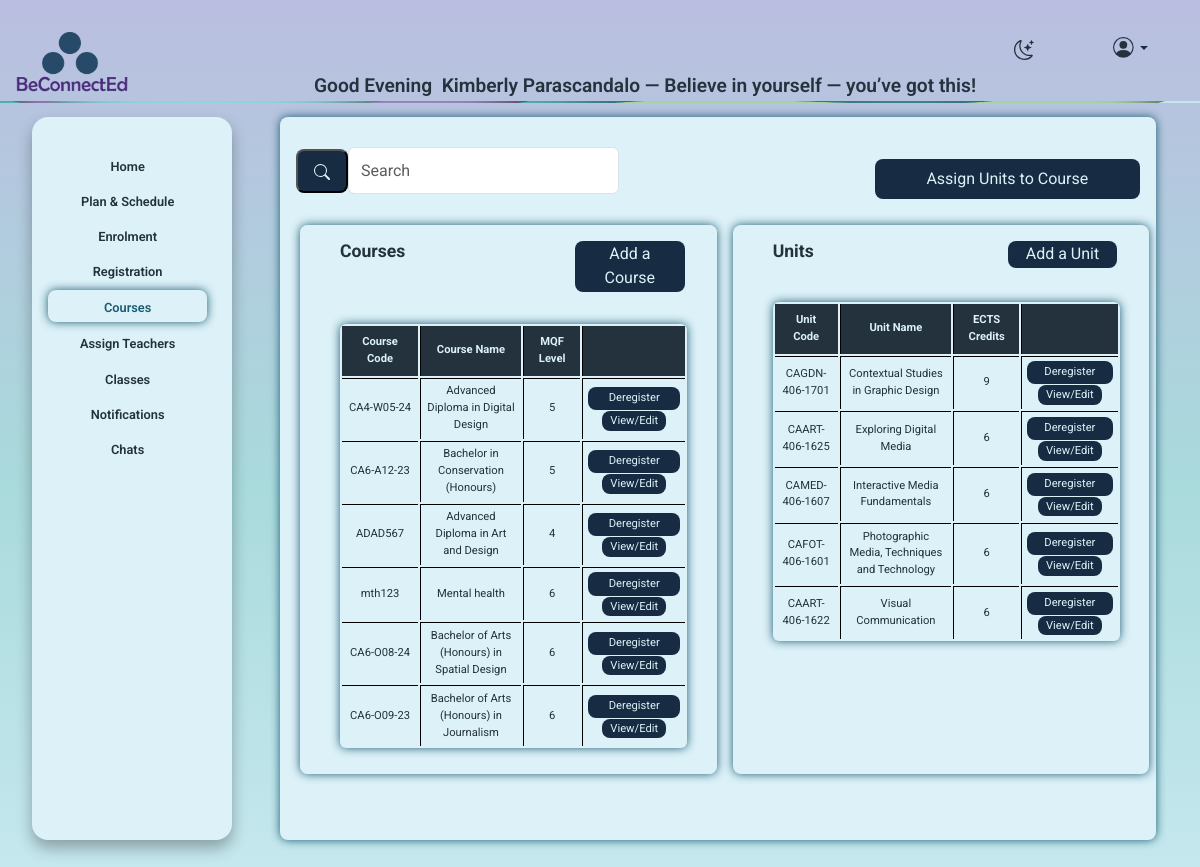
/courses_admin.php (signed in), run on the app's committed database.
### tables this page shows
CREATE TABLE `course` (
  `course_id` int(11) NOT NULL,
  `course_name` varchar(255) DEFAULT NULL,
  `course_code` varchar(100) DEFAULT NULL,
  `institute_id` int(11) DEFAULT NULL,
  `is_active` tinyint(1) NOT NULL,
  `MQF_Level` int(50) DEFAULT NULL,
  `credits` int(50) NOT NULL,
  `duration` varchar(50) NOT NULL,
  `course_description` text NOT NULL
);

CREATE TABLE `unit` (
  `unit_id` int(11) NOT NULL,
  `unit_name` varchar(255) DEFAULT NULL,
  `unit_code` varchar(100) DEFAULT NULL,
  `course_id` int(11) DEFAULT NULL,
  `ects_credits` int(11) DEFAULT NULL,
  `unit_description` text NOT NULL,
  `is_active` int(11) NOT NULL,
  `unit_duration` varchar(50) NOT NULL
);

### includes/functions.php (called while the page is built, shortened)
<?PHP
function getCourses($conn){
   $sql = "SELECT course.*, institute.institute_name
            FROM course
            Left JOIN institute ON course.institute_id = institute.institute_id";
$stmt = mysqli_stmt_init($conn);
if(!mysqli_stmt_prepare($stmt, $sql)) {
    exit();
}
mysqli_stmt_execute($stmt);
$result = mysqli_stmt_get_result($stmt);
return $result;
}
function getUnits($conn){
   $sql = "SELECT * FROM unit";
$stmt = mysqli_stmt_init($conn);
if(!mysqli_stmt_prepare($stmt, $sql)) {
    exit();
}
mysqli_stmt_execute($stmt);
$result = mysqli_stmt_get_result($stmt);
return $result;
}

### courses_admin.php (the view, shortened to what this page needs)
<?php
include "includes/nav.php";
?>
<div class="container-fluid">
  <div class="row">
      <div class="col-lg-2 col-md-3 p-0">
          <?php include 'includes/menuadmin.php'; ?>
      </div>
<div class="col-1"></div>
  <div class="col-lg-9 col-md-8 col-sm-12">
      <div class="row">
        <div class="col-12">
            <div class="form_bg4 mb-4">
                <div class="row align-items-center">
                    <div class="col-lg-5 col-md-6 col-sm-12">
                        <form class="d-flex">
                            <button class="search_button btn-outline-success my-3" type="submit">
                                <svg xmlns="http://www.w3.org/2000/svg" width="16" height="16"
                                     fill="currentColor" class="bi bi-search" viewBox="0 0 16 16">
                                    <path d="M11.742 10.344a6.5 6.5 0 1 0-1.397 1.398h-.001q.044.06.098.115l3.85 3.85a1 1 0 0 0 1.415-1.414l-3.85-3.85a1 1 0 0 0-.115-.1zM12 6.5a5.5 5.5 0 1 1-11 0 5.5 5.5 0 0 1 11 0"/>
                                </svg>
                            </button>
                            <input class="form-control" type="search" placeholder="Search">
                        </form>
                    </div>
                    <div class="col-lg-4 col-md-4 col-sm-12 text-end ">
                    <button type="button" class="btn button" data-bs-toggle="modal" data-bs-target="#assignUnitsModal">
                    Assign Units to Course
                    </button>
                    </div>
<div class="form_bg2">
    <div class="row align-items-center">
<div class="row">
  <div class="col-lg-8 col-md-8 col-sm-12">
    <h2 class=" form_title2">Courses</h2>
  </div>
  <div class="col-lg-4">
    <a class="button6"  href="add_course.php">Add a Course</a>
  </div>
</div>
<div class="col-lg-11 col-md-11 col-sm-12">
<table class="table_admin"  >
  <tr>
    <th>Course Code</th>
    <th>Course Name</th >
    <th>MQF Level</th >
     <th></th>
  </tr>
  <?php
  $result = getCourses($conn);
  while($row = mysqli_fetch_assoc($result)){
  echo '<tr>';
  echo '<td>' .($row['course_code']) . '</td>';
echo '<td>' . ($row['course_name']) . '</td>';
echo '<td>' . ($row['MQF_Level']) . '</td>';
echo '<td class="text-center">';
echo '
<span  type="button" class="button4" data-bs-toggle="modal" data-bs-target="#confirmModal"
    data-type="course"
    data-id="' . (int)$row['course_id'] . '"
    data-action="' . ($row['is_active'] ? 'deactivate' : 'activate') . '">
    ' . ($row['is_active'] ? 'Deregister' : 'Register') . '
</span>';
echo '<a href="edit_course.php?course_id=' . $row['course_id'] . '" class="button4">View/Edit</a>';
echo '</td>';
echo '</tr>';
}
  ?>
</table>
</div>
        </div>
            </div>
<div class="form_bg2">
  <div class="row align-items-center">
   <div class="row">
  <div class="col-lg-8 .col-md-8 .col-sm-12">
    <h2 class=" form_title2">Units</h2>
  </div>
  <div class="col-lg-4 ">
    <a class="button6"  href="add_unit.php">Add a Unit</a>
  </div>
</div>
<div class="col-lg-11 col-md-11 col-sm-12">
<table class="table_admin"  >
  <tr>
     <th>Unit Code</th>
    <th>Unit Name</th >
    <th>ECTS Credits</th >
     <th></th>
  </tr>
  <?php
  $result = getUnits($conn);
  while($row = mysqli_fetch_assoc($result)){
  echo '<tr>';
echo '<td>' . ($row['unit_code']) . '</td>';
echo '<td>' .($row['unit_name']) . '</td>';
echo '<td>' . ($row['ects_credits']) . '</td>';
echo '<td class="text-center">';
echo '
<span type="button" class="button4" label="Register or Deregister" data-bs-toggle="modal" data-bs-target="#confirmModal"
    data-type="unit"
    data-id="' . (int)$row['unit_id'] . '"
    data-action="' . ($row['is_active'] ? 'deactivate' : 'activate') . '">
    ' . ($row['is_active'] ? 'Deregister' : 'Register') . '
</span>';
echo '<a href="edit_unit.php?unit_id=' . $row['unit_id'] . '" class="button4">View/Edit</a>';
echo '</td>';
echo '</tr>';
}
  ?>
</table>
</div>
        </div>
            </div>
         </div>
      </div>
   </div>
</div>
</div>

### css/style.css (style rules this page uses)
:root { --base-color: linear-gradient(to bottom, #babee0, #a9dadc, #ccebf3); --base-variant: #dcf1f8; --text-color: #23323d; --secondary-text: #1a5b71; --button-color: #172c42; --hover-button: #1a5b71; }
h2 { color: var(--text-color); font-size: 1.1rem; text-decoration: none ; font-weight: 550 ; }
.form_title2 { color: var(--text-color); font-size: 1.1rem; text-decoration: none ; font-weight: 700 ; margin-left: 2rem; text-align: left; }
body { margin-top:2rem; padding: 0; min-height: 92vh; background: var(--base-color); background-attachment: fixed; font-family: Roboto, "Helvetica Neue", Helvetica, sans-serif; width: 100%; overflow: hidden; overflow-x: hidden; }
.form_bg2 { box-shadow: 0 0 10px var(--secondary-text); color: var(--secondary-text); border-radius: .5rem; background-color: var(--base-variant); width: 48%; margin-top: 1rem; margin-left: 1rem; min-height: 57vh; max-height: 57vh; padding: 1rem .5rem; text-align: center; overflow-y: auto; overflow-x: hidden; display: flex; flex-direction: column; justify-content: top; }
.form_bg4 { box-shadow: 0 0 10px var(--secondary-text); color: var(--secondary-text); border-radius: .5rem; background-color: var(--base-variant); width: 100%; margin-top: 1rem; margin-left: -2rem; min-height: 75vh; max-height: 75vh; padding: 1rem; text-align: center; overflow-y: hidden; overflow-x: hidden; display: flex; flex-direction: column; justify-content: top; }
.table_admin { color: var(--text-color); }
td { text-align: center; width: 1rem; }
.form-control { width: 100% !important; margin: .9rem .9rem .9rem 0rem; }
.button { width: 100% !important; text-decoration: none; color: var( --base-variant); border-radius: .5rem; margin-top: 1rem; padding: .5rem 1rem .5rem 1rem; background-color:var(--button-color); }
button.button, a.button { width: 100%; text-decoration: none; color: var(--base-variant); border-radius: .5rem; margin-top: 1rem; padding: .5rem 1rem; background-color: var(--button-color); border: none; display: block; text-align: center; }
.button4 { width: 100% !important; text-decoration: none; color: var( --base-variant); border-radius: .5rem; margin-bottom: .2rem; padding: .2rem .5rem .2rem .5rem; background-color:var(--button-color); }
.button6 { width: 7rem; text-decoration: none; color: var( --base-variant); border-radius: .5rem; padding: .1rem .5rem .1rem .5rem; background-color:var(--button-color); display: flex; text-align: center; display:table-cell; }
.search_button { text-decoration: none; color: var( --base-variant); border-radius: .5rem; margin-top: 1rem; padding: .5rem 1rem .5rem 1rem; background-color:var(--button-color); }
table { border-collapse:separate; border-radius:6px; margin: 2rem; box-shadow: 0 0 10px var(--secondary-text); padding: 0%; width: 95% !important; }
td, th { border-left:solid black 1px; border-top:solid black 1px; }
td { padding: .3rem; font-size: .7rem; }
th { background-color: var(--text-color); padding: .5rem; border-top: none; color: var(--base-variant); font-size: .7rem; }
td:first-child, th:first-child { border-left: none; }

### data on the page
course: course_code "CA4-W05-24", course_name "Advanced Diploma in Digital Design", MQF_Level "5", is_active "Deregister"
course: course_code "CA6-A12-23", course_name "Bachelor in Conservation (Honours)", MQF_Level "5", is_active "Deregister"
course: course_code "ADAD567", course_name "Advanced Diploma in Art and Design", MQF_Level "4", is_active "Deregister"
course: course_code "mth123", course_name "Mental health", MQF_Level "6", is_active "Deregister"
course: course_code "CA6-O08-24", course_name "Bachelor of Arts (Honours) in Spatial Design", MQF_Level "6", is_active "Deregister"
course: course_code "CA6-O09-23", course_name "Bachelor of Arts (Honours) in Journalism", MQF_Level "6", is_active "Deregister"
unit: unit_code "CAGDN-406-1701", unit_name "Contextual Studies in Graphic Design", ects_credits "9", is_active "Deregister"
unit: unit_code "CAART-406-1625", unit_name "Exploring Digital Media", ects_credits "6", is_active "Deregister"
unit: unit_code "CAMED-406-1607", unit_name "Interactive Media Fundamentals", ects_credits "6", is_active "Deregister"
unit: unit_code "CAFOT-406-1601", unit_name "Photographic Media, Techniques and Technology", ects_credits "6", is_active "Deregister"
unit: unit_code "CAART-406-1622", unit_name "Visual Communication", ects_credits "6", is_active "Deregister"

### other printed values
$first . ' ' . $last "Kimberly Parascandalo"
